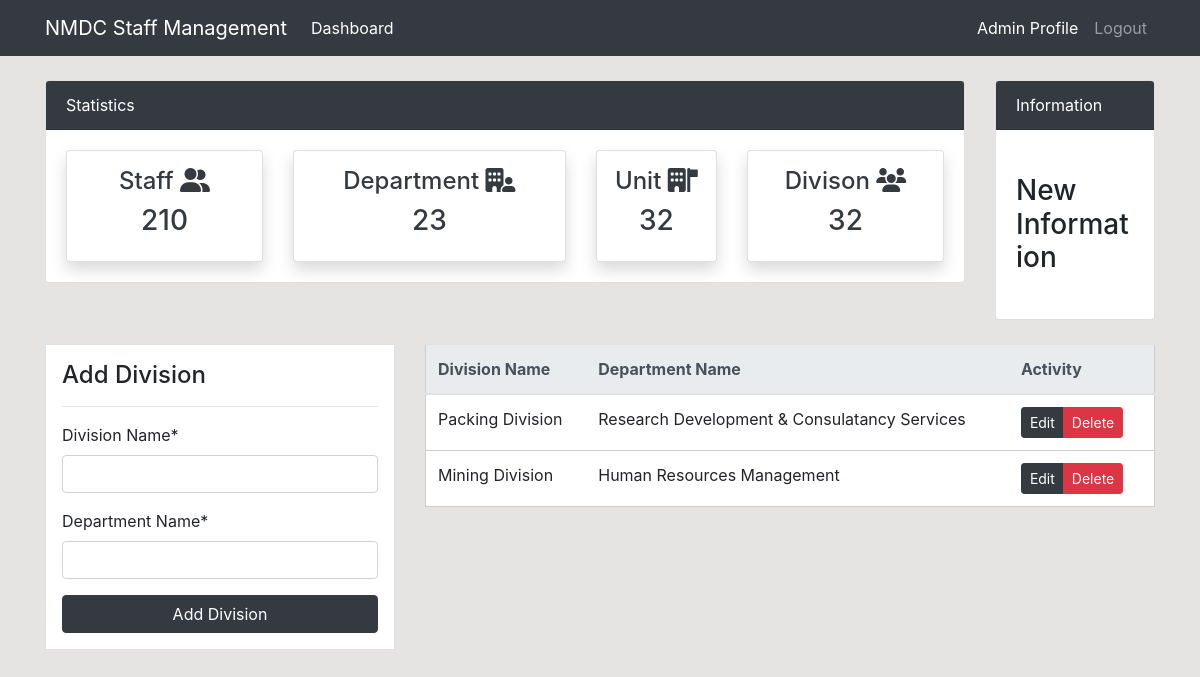
Page /division/ (signed in) on the committed database.
### dashboard/models.py (models this page shows, shortened)
class Division(models.Model):
    Division_Name = models.CharField(max_length=100,null=True)
    Department_Name = models.CharField(max_length=100,null=True)
    class Meta:
        verbose_name_plural = 'Division'

### dashboard/views.py (the view)
# urls.py: path('division/',views.division, name='dashboard-division'),
@login_required
def division(request):
    items = Division.objects.all()
    if request.method == 'POST':
        form = DivisionForm(request.POST)
        if form.is_valid():
            form.save()
        return redirect('dashboard-division')
    else:
        form = DivisionForm()
    context = {
        'items': items,
        'form':form
    }
    return render(request,'dashboard/division.html',context)

### dashboard/forms.py
class DivisionForm(forms.ModelForm):
    class Meta:
        model = Division
        fields = ['Division_Name','Department_Name']

### templates/dashboard/division.html (shortened to what this page needs)
{%extends 'partials/base.html'%}
{% load crispy_forms_tags %}
{%block content%}
{% include 'partials/topnav.html'%}
<div class="container">
  <div class="row my-4">
      <div class="col-md-4">
          <div class="border bg-white p-3">
              <h4>Add Division</h4>
              <hr>
              <form method='POST'>
              {{form|crispy}}
                  <input class="btn btn-dark btn-block" type="submit" value="Add Division">
              </form>
          </div>
      </div>
      <div class="col-md-8">
          <table class="table bg-white">
              <thead class="thead-light">
                  <tr class="text-white">
                      <th scope="col">Division Name</th>
                      <th scope="col">Department Name</th>
                      <th scope="col">Activity</th>
                  </tr>
              </thead>
              <tbody>
                  <tr>
                    {%for item in items%}
                    <td>{{item.Division_Name}}</td>
                      <td>{{item.Department_Name}}</td>
                      <td>
                        <div class="btn-group mr-2" role="group" aria-label="First group">
                          <a class="btn btn-dark btn-sm" href="{% url 'dashboard-division-update' item.id %}">Edit</a>
                          <a class="btn btn-danger btn-sm" href="{% url 'dashboard-division-delete' item.id %}">Delete</a>
                        </div>
                      </td>
                  </tr>
                    {%endfor%}
              </tbody>
          </table>
      </div>
  </div>
</div>
{%endblock%}

### static/style.css (style rules this page uses)
body { background-color:rgb(230, 227, 227); }
* { margin: 0; padding: 0; box-sizing: border-box; }
table { width: 100%; border-collapse: collapse; border: 1px solid #ccc; }
th, td { padding: 10px; text-align: left; border-bottom: 1px solid #ccc; }

### rows in the picture
Division: Division_Name "Packing Division", Department_Name "Research Development & Consulatancy Services"
Division: Division_Name "Mining Division", Department_Name "Human Resources Management"
